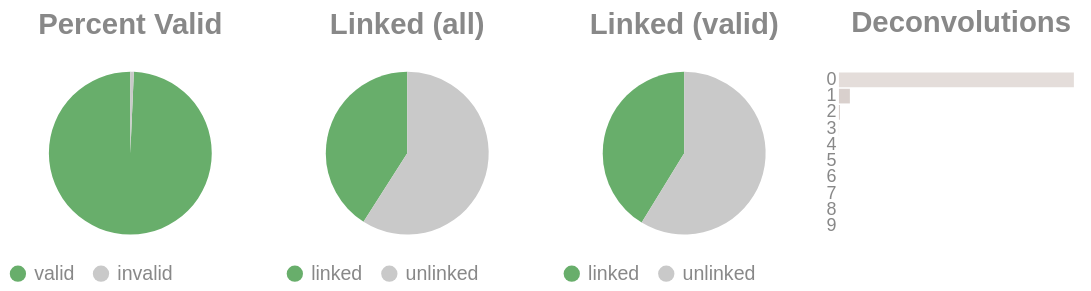

The notebook cell saved with this chart:
### Code cell
if SKIPLR:
    pass
else:
    clash = Counter()
    for i in valids['molecule'].to_list():
        _mol = i.split("-")
        if len(_mol) == 1:
            clash.update('0')
        else:
            clash.update(_mol[-1])

    _d = {"deconvolutions": [], 'count': []}
    for k,v in clash.items():
        _d['deconvolutions'].append(k)
        _d['count'].append(v)

    tot_valid = valids['reads'].sum()
    mask = valids['reads'] >= 2
    n_linked_reads = valids.filter(mask)['reads'].sum()
    if n_linked_reads == 0:
        print_html("No linked molecules (>=2 reads) were detected; skipping linked-only distributions.")
        SKIPLR = True
    else:
        perc_valid = round(tot_valid / n_reads, 4)
        linked_perc_abs = round(n_linked_reads / n_reads, 4)
        linked_perc = round(n_linked_reads / tot_valid, 4)

    _valid = pl.DataFrame({"valids": ['valid', 'invalid'], "count": [tot_valid, n_reads - tot_valid]})
    _linked_abs = pl.DataFrame({"linked (absolute)": ['linked', 'unlinked'], "count": [n_linked_reads, n_reads - n_linked_reads]})
    _linked_rel = pl.DataFrame({"linked (valids)": ['linked', 'unlinked'], "count": [n_linked_reads, tot_valid - n_linked_reads]})

    (
        alt.hconcat(
            piechart(_valid, goodval = 'valid', title = "Percent Valid"),
            piechart(_linked_abs, goodval = "linked", title =  "Linked (all)"),
            piechart(_linked_rel, goodval = "linked", title =  "Linked (valid)"),
            convolutionbar(pl.DataFrame(_d), title = "Deconvolutions"),
            center = True,
            bounds = 'flush'
        )
        .resolve_scale(color='independent')
        .resolve_legend('independent')
        .properties(usermeta={'embedOptions': {"actions": False}})
    ).display()

### Figure 1 — Vega-Lite specification as saved in the notebook (floating-point values rounded to 4 significant figures)
{"width": "container", "height": 400, "config": {"title": {"anchor": "start", "dy": -15, "fontSize": 18, "color": "#888888", "subtitleColor": "#888888", "subtitleFontSize": 14}, "arc": {"fill": "#0072B2"}, "axis": {"domainColor": "#888888", "domainWidth": 0.5, "gridWidth": 0.2, "grid": false, "titleFontWeight": 400, "titleFontSize": 15, "labelFontSize": 11, "labelColor": "#888888", "tickColor": "#888888", "tickWidth": 0.2, "titleColor": "#888888"}, "axisBand": {"grid": false}, "axisX": {"grid": true, "tickSize": 10, "domainCap": "round"}, "axisY": {"domain": false, "grid": true, "tickSize": 0, "domainCap": "round"}, "background": "transparent", "header": {"labelFontSize": 15, "labelColor": "#888888", "titleFontSize": 15, "titleFontWeight": 600, "titleColor": "#888888"}, "legend": {"labelFont": "sans-serif", "labelFontSize": 12, "labelColor": "#888888", "symbolSize": 100, "symbolType": "circle", "titleFontSize": 12, "titlePadding": 10, "titleColor": "#888888", "title": null}, "range": {"category": ["#E69F00", "#56B4E9", "#009E73", "#F0E442", "#0072B2", "#D55E00", "#CC79A7", "#000000"], "diverging": ["#cfe8f3", "#a2d4ec", "#73bfe2", "#46abdb", "#1696d2", "#12719e"]}, "area": {"fill": "#0072B2", "fillOpacity": 0.7, "line": true, "strokeOpacity": 0.7}, "line": {"color": "#0072B2", "stroke": "#0072B2", "strokeWidth": 2}, "trail": {"color": "#0072B2", "stroke": "#0072B2", "strokeWidth": 0, "size": 1}, "point": {"filled": true, "fillOpacity": 1.0, "size": 95}, "text": {"color": "#888888", "fontSize": 11, "align": "right", "fontWeight": 400, "size": 11}, "bar": {"fill": "#0072B2", "stroke": null}, "view": {"stroke": null, "continuousWidth": 660, "continuousHeight": 400}}, "hconcat": [{"data": {"name": "data-6a09ca50703783113371e3a8bbcc843b"}, "mark": {"type": "arc"}, "encoding": {"color": {"field": "valids", "legend": {"orient": "bottom", "title": null}, "scale": {"domain": ["valid", "invalid"], "range": ["#68ae6b", "#C9C9C9"]}, "title": "Valids", "type": "nominal"}, "theta": {"field": "count", "type": "quantitative"}, "tooltip": [{"field": "valids", "title": "Valids", "type": "ordinal"}, {"field": "percent", "format": ".2%", "title": "Percent", "type": "quantitative"}, {"field": "count", "title": "Count", "type": "quantitative"}]}, "height": 100, "title": {"text": "Percent Valid", "align": "center", "anchor": "middle"}, "transform": [{"calculate": "datum.count / 7236277", "as": "percent"}], "width": 150}, {"data": {"name": "data-8041d88810e79b116c6b41cd5f2c504a"}, "mark": {"type": "arc"}, "encoding": {"color": {"field": "linked (absolute)", "legend": {"orient": "bottom", "title": null}, "scale": {"domain": ["linked", "unlinked"], "range": ["#68ae6b", "#C9C9C9"]}, "title": "Linked (Absolute)", "type": "nominal"}, "theta": {"field": "count", "type": "quantitative"}, "tooltip": [{"field": "linked (absolute)", "title": "Linked (Absolute)", "type": "ordinal"}, {"field": "percent", "format": ".2%", "title": "Percent", "type": "quantitative"}, {"field": "count", "title": "Count", "type": "quantitative"}]}, "height": 100, "title": {"text": "Linked (all)", "align": "center", "anchor": "middle"}, "transform": [{"calculate": "datum.count / 7236277", "as": "percent"}], "width": 150}, {"data": {"name": "data-d50d03b53aad96978d24f85cff204961"}, "mark": {"type": "arc"}, "encoding": {"color": {"field": "linked (valids)", "legend": {"orient": "bottom", "title": null}, "scale": {"domain": ["linked", "unlinked"], "range": ["#68ae6b", "#C9C9C9"]}, "title": "Linked (Valids)", "type": "nominal"}, "theta": {"field": "count", "type": "quantitative"}, "tooltip": [{"field": "linked (valids)", "title": "Linked (Valids)", "type": "ordinal"}, {"field": "percent", "format": ".2%", "title": "Percent", "type": "quantitative"}, {"field": "count", "title": "Count", "type": "quantitative"}]}, "height": 100, "title": {"text": "Linked (valid)", "align": "center", "anchor": "middle"}, "transform": [{"calculate": "datum.count / 7185990", "as": "percent"}], "width": 150}, {"data": {"name": "data-8786e7dc85337212398251a98b84d410"}, "mark": {"type": "bar"}, "encoding": {"color": {"field": "deconvolutions", "legend": null, "scale": {"scheme": "lightgreyred"}, "type": "nominal"}, "tooltip": [{"field": "deconvolutions", "title": "Deconvolutions", "type": "ordinal"}, {"field": "percent", "format": ".2%", "title": "Percent", "type": "quantitative"}, {"field": "count", "title": "Count", "type": "quantitative"}], "x": {"axis": null, "field": "count", "type": "quantitative"}, "y": {"field": "deconvolutions", "sort": "ascending", "title": null, "type": "nominal"}}, "height": 100, "title": {"text": "Deconvolutions", "align": "center", "anchor": "middle"}, "transform": [{"calculate": "datum.count / 5052046", "as": "percent"}], "width": 150}], "bounds": "flush", "center": true, "resolve": {"legend": {"angle": "independent"}, "scale": {"color": "independent"}}, "usermeta": {"embedOptions": {"actions": false}}, "$schema": "https://vega.github.io/schema/vega-lite/v6.1.0.json", "datasets": {"data-6a09ca50703783113371e3a8bbcc843b": [{"valids": "valid", "count": 7185990}, {"valids": "invalid", "count": 50287}], "data-8041d88810e79b116c6b41cd5f2c504a": [{"linked (absolute)": "linked", "count": 2965595}, {"linked (absolute)": "unlinked", "count": 4270682}], "data-d50d03b53aad96978d24f85cff204961": [{"linked (valids)": "linked", "count": 2965595}, {"linked (valids)": "unlinked", "count": 4220395}], "data-8786e7dc85337212398251a98b84d410": [{"deconvolutions": "0", "count": 4807677}, {"deconvolutions": "1", "count": 223873}, {"deconvolutions": "2", "count": 18271}, {"deconvolutions": "3", "count": 1916}, {"deconvolutions": "4", "count": 259}, {"deconvolutions": "5", "count": 37}, {"deconvolutions": "6", "count": 9}, {"deconvolutions": "7", "count": 2}, {"deconvolutions": "8", "count": 1}, {"deconvolutions": "9", "count": 1}]}}
